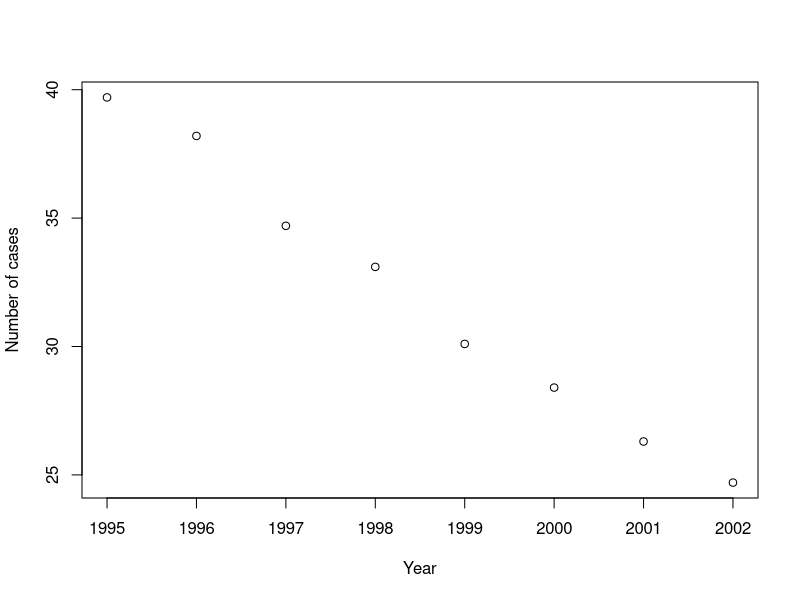
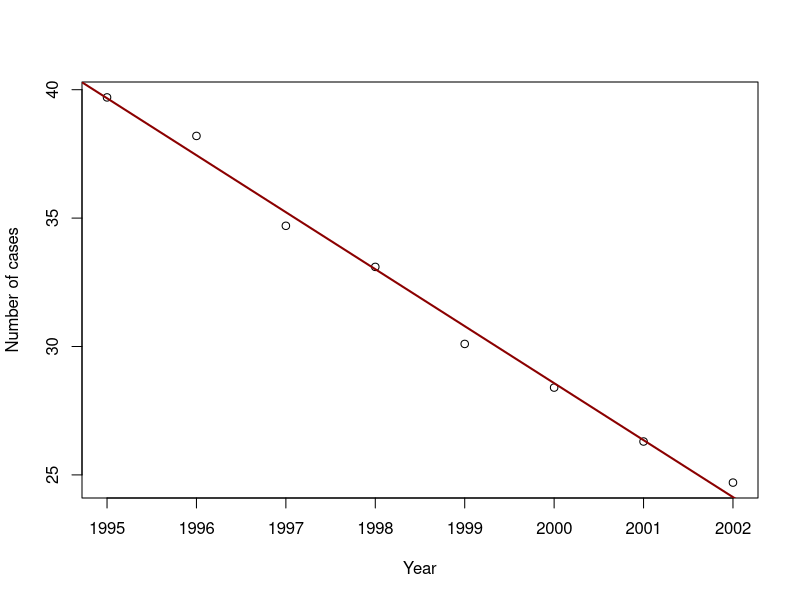
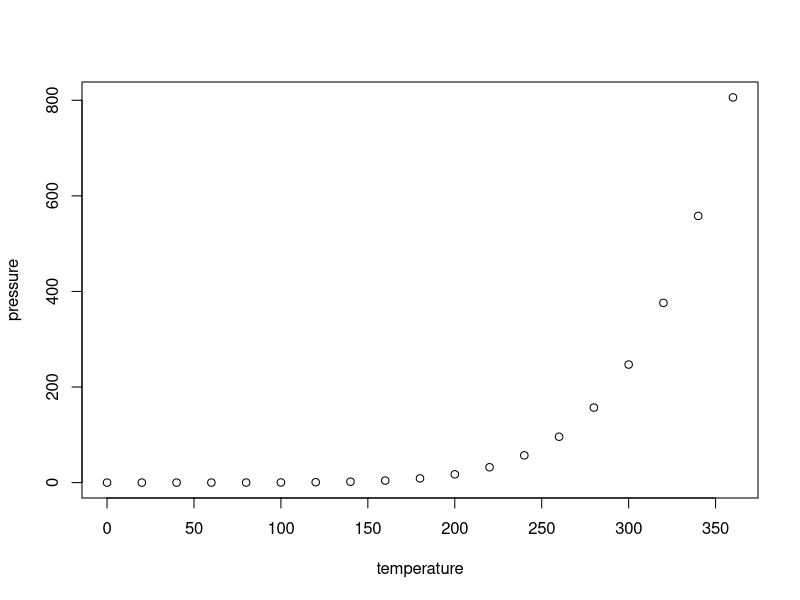
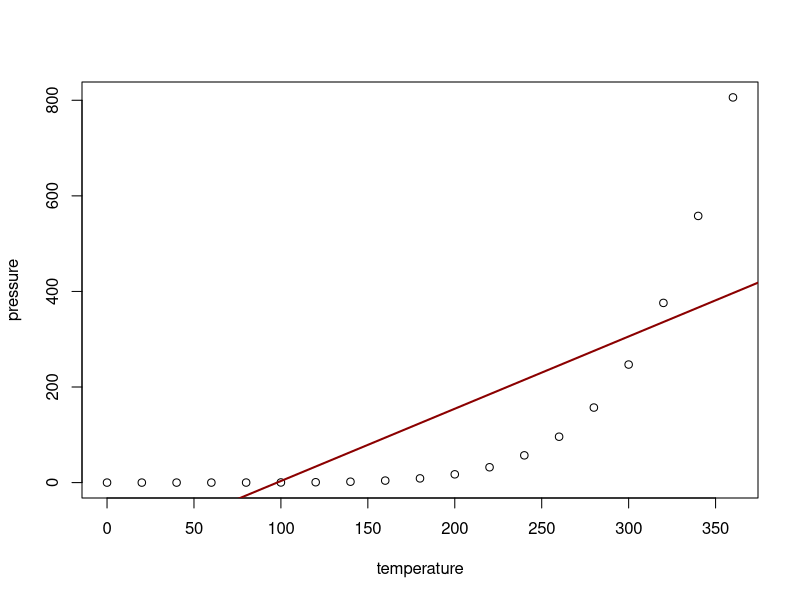
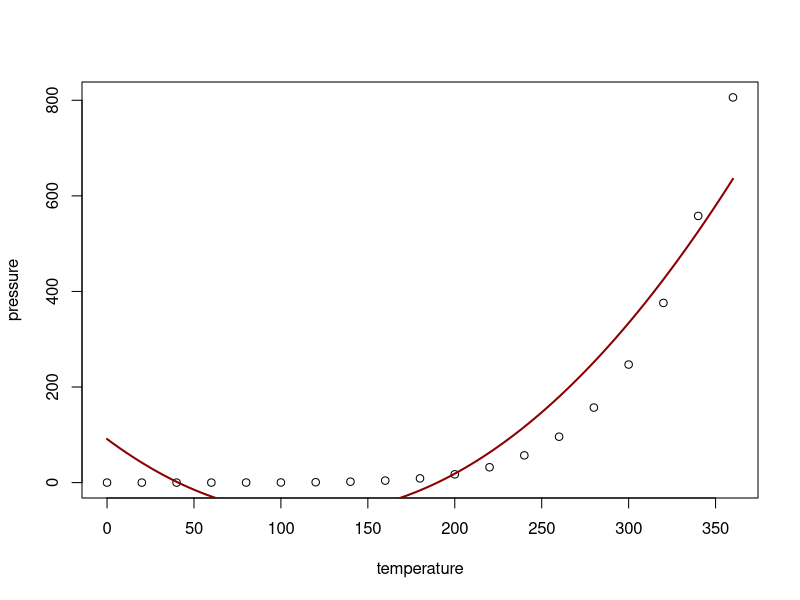
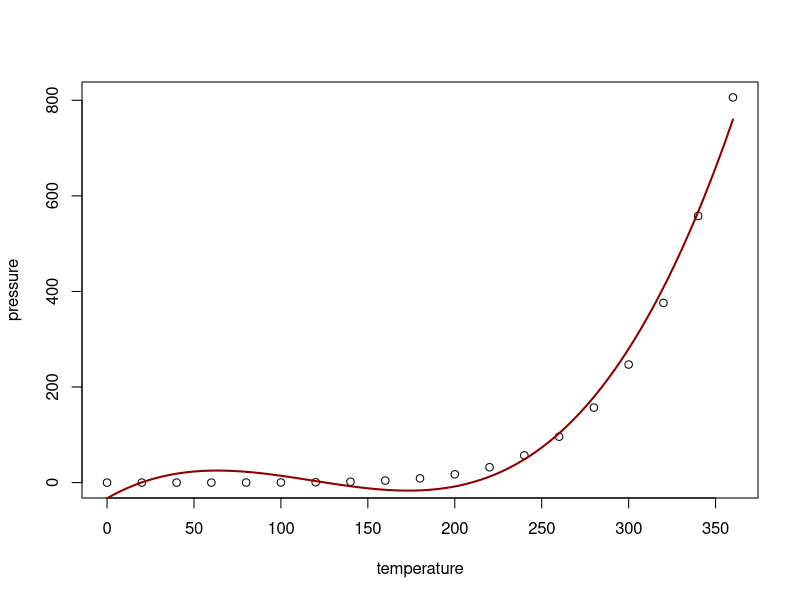
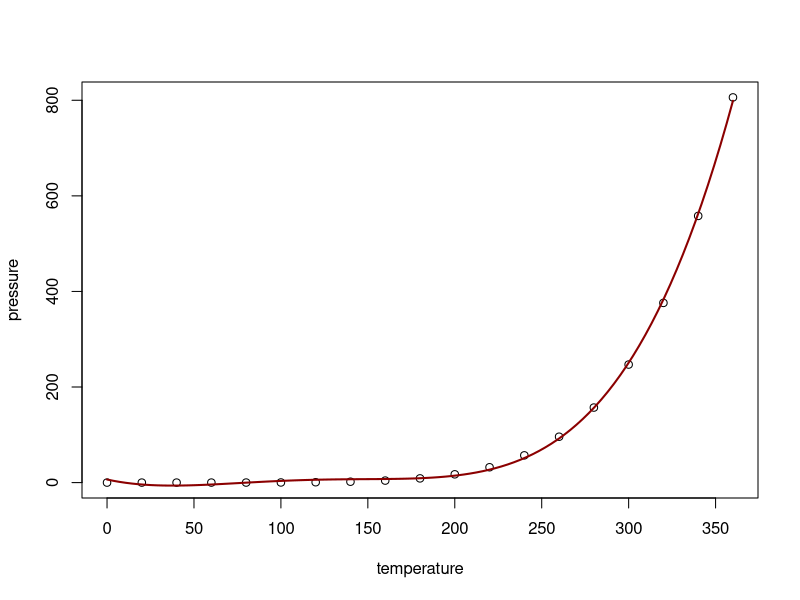

These charts were generated, in order, by the following R code:
## ---- chunk 1
year <- 1995:2002
cases <- c(39.7, 38.2, 34.7, 33.1, 30.1, 28.4, 26.3, 24.7)
data.set <- data.frame(year, cases)
## ---- chunk 2
plot(data.set, pch = 21, xlab = "Year", ylab = "Number of cases")
## ---- chunk 3
model.lm <- lm(cases ~ year, data = data.set)
## ---- chunk 4
plot(data.set, pch = 21, xlab = "Year", ylab = "Number of cases")
abline(model.lm, col = 'darkred', lwd = 2)
## ---- chunk 5
MAE = mean(abs(resid(model.lm)))
MAPE = mean(abs(resid(model.lm)) / abs(data.set$cases))
RMSE = sqrt(mean(resid(model.lm)^2))
## ---- chunk 6
summary(model.lm)
## ---- chunk 7
predict(model.lm, list(year = 2003))
## ---- chunk 8
plot(pressure, pch = 21)
## ---- chunk 9
model_lm <- lm(pressure ~ temperature, data = pressure)
plot(pressure, pch = 21)
abline(model_lm, col = 'darkred', lwd = 2)
## ---- chunk 10
model1 <- lm(pressure ~ temperature + 
               I(temperature^2), data = pressure)
plot(pressure, pch = 21)
coefs <- coef(model1)
curve(coefs[1] + coefs[2] * x + coefs[3] * x^2,
      add = TRUE,
      col = "darkred",
      lwd = 2)
## ---- chunk 11
model2 <- lm(pressure ~ temperature + 
               I(temperature^2) + 
               I(temperature^3), data = pressure)
plot(pressure, pch = 21)
coefs <- coef(model2)
curve(coefs[1] + coefs[2] * x + coefs[3] * x^2 + coefs[4] * x^3,
      add = TRUE,
      col = "darkred",
      lwd = 2)
## ---- chunk 12
model3 <- lm(pressure ~ temperature + 
               I(temperature^2) + 
               I(temperature^3) + 
               I(temperature^4), data = pressure)
plot(pressure, pch = 21)
coefs <- coef(model3)
curve(coefs[1] + coefs[2] * x + coefs[3] * x^2 + coefs[4] * x^3 + coefs[5] * x^4,
      add = TRUE,
      col = "darkred",
      lwd = 2)
## ---- chunk 13
summary(model1)
summary(model2)
summary(model3)
## ---- chunk 14
predict(model3, list(temperature = 400))
## ---- chunk 15
model1 <- lm(Employed ~ ., data = longley)
## ---- chunk 16
summary(model1)
## ---- chunk 17
model2 <- update(model1, . ~ . -GNP.deflator -GNP -Population)
summary(model2)
## ---- chunk 18
print(model3 <- step(model1))
## ---- chunk 19
newdata = data.frame(Year = 1970, 
                     GNP = 600, 
                     Unemployed = 500, 
                     Armed.Forces = 300)
predict(model3, newdata)
## ---- chunk 20
# if library() function doesn't work type install.packages("AER")
library(AER)
data(Affairs)
## ---- chunk 21
library(dplyr)
Affairs <- Affairs %>% 
  mutate(ynaffairs = ifelse(affairs > 0, 1, 0))
## ---- chunk 22
model_glm <- glm(ynaffairs ~ gender + age +
                   yearsmarried + children + 
                   religiousness + education + 
                   occupation + rating,
                 data = Affairs, 
                 family = 'binomial')
summary(model_glm)
## ---- chunk 23
model_glm2 <- step(model_glm)
summary(model_glm2)
## ---- chunk 24
newdata <- data.frame(rating = c(1, 2, 3, 4, 5),
                      age = 25,
                      yearsmarried = 3,
                      religiousness = 1,
                      gender = "male")
predict(model_glm2, 
        newdata = newdata, 
        type = "response")
## ---- chunk 25
newdata <- data.frame(rating = 5,
                      age = c(25, 35, 45, 55, 65),
                      yearsmarried = 3,
                      religiousness = 1,
                      gender = "female")
predict(model_glm2, 
        newdata = newdata, 
        type = "response")
